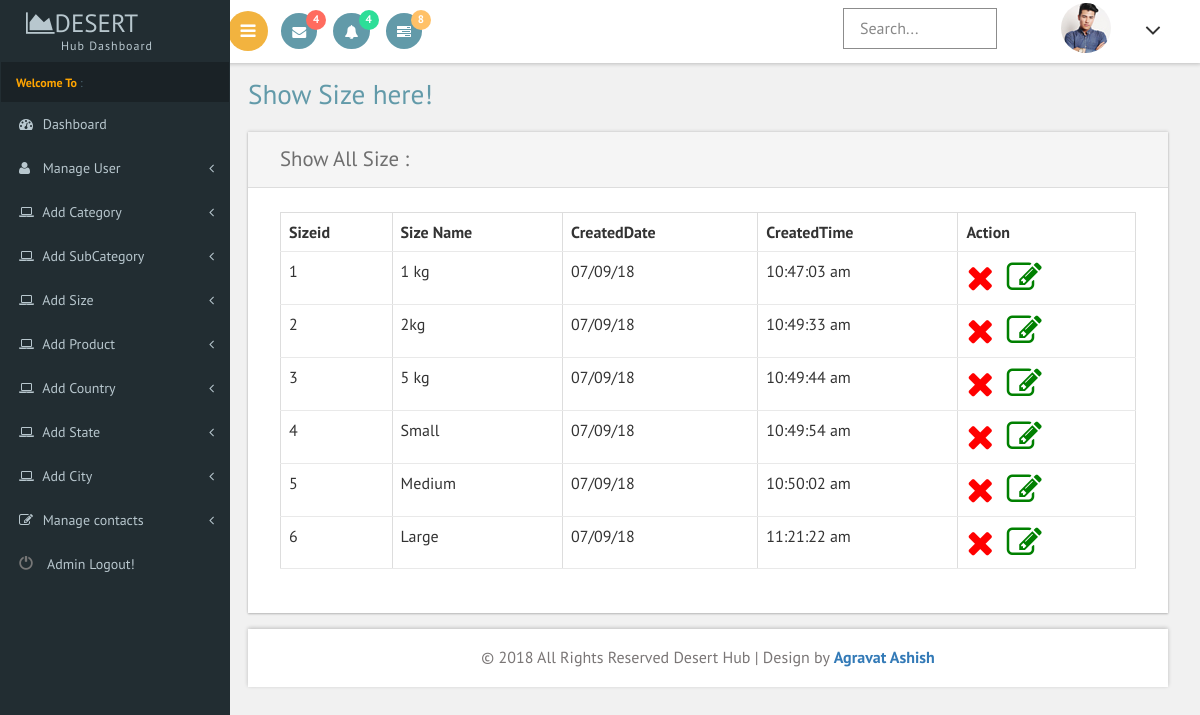
The app's page /admin/showsize.php with its own data.
### tables this page shows
CREATE TABLE `addsize` (
  `size_id` int(11) NOT NULL,
  `sizename` varchar(255) NOT NULL,
  `created_date` varchar(255) NOT NULL,
  `created_time` varchar(255) NOT NULL
);

### admin/showsize.php (the view, shortened to what this page needs)
<?php
include("config.php");
$sel="select * from addsize";
$ex=$con->query($sel);
?>
<!DOCTYPE HTML>
<html>
<head>
	<link href="css/bootstrap.css" rel='stylesheet' type='text/css' />
	<link href="css/style.css" rel='stylesheet' type='text/css' />
	<link href="css/font-awesome.css" rel="stylesheet">
	<link href='css/SidebarNav.min.css' media='all' rel='stylesheet' type='text/css'/>
	<link href="css/custom.css" rel="stylesheet">
</head>
<body class="cbp-spmenu-push">
	<?php
	include("include/header.php");
	include("include/sidebar.php");
	?>
	<div id="page-wrapper">
		<div class="main-page">
			<div class="forms">
				<h2 class="title1">Show Size here!</h2>
				<div class="form-grids row widget-shadow" data-example-id="basic-forms">
					<div class="form-title">
						<h4>Show All Size :</h4>
					</div>
					<div class="form-body">
						<table class="table table-responsive table-bordered table-hover">
							<tr>
								<th>Sizeid</th>
                                <th>Size Name</th>
                                <th>CreatedDate</th>
                                <th>CreatedTime</th>
                                <th>Action</th>
							</tr>
                           <?php
						   while($fet=$ex->fetch_array())
						   {
						   ?>
								<tr>
									<td><?php echo $fet["size_id"];?></td>
                                    <td><?php echo $fet["sizename"];?></td>
                                    <td><?php echo $fet["created_date"];?></td>
                                    <td><?php echo $fet["created_time"];?></td>
									<td>
                                    <a href="showsize.php?did=<?php echo $fet["size_id"];?>" onclick="return confirm('Are you sure to Delete size')"><span class="fa fa-close" style="color:red; font-size:35px"></span>
                                    <a href="editsize.php?eid=<?php echo $fet["size_id"];?>" onclick="return confirm('Are you sure to Edit Size')"><span class="fa fa-edit" style="color:green; font-size:35px"></span>
                                    </td>
									</tr>
                          <?php
						   }
						   ?>
							</table>
						</div>
					</div>
					<?php
					include("include/footer.php");
					?>
				</body>
				</html>

### admin/css/custom.css (style rules this page uses)
#page-wrapper { padding:5em 2em 2.5em; background-color: #F1F1F1; }

### records on screen
addsize: size_id "1", sizename "1 kg", created_date "07/09/18", created_time "10:47:03 am"
addsize: size_id "2", sizename "2kg", created_date "07/09/18", created_time "10:49:33 am"
addsize: size_id "3", sizename "5 kg", created_date "07/09/18", created_time "10:49:44 am"
addsize: size_id "4", sizename "Small", created_date "07/09/18", created_time "10:49:54 am"
addsize: size_id "5", sizename "Medium", created_date "07/09/18", created_time "10:50:02 am"
addsize: size_id "6", sizename "Large", created_date "07/09/18", created_time "11:21:22 am"
